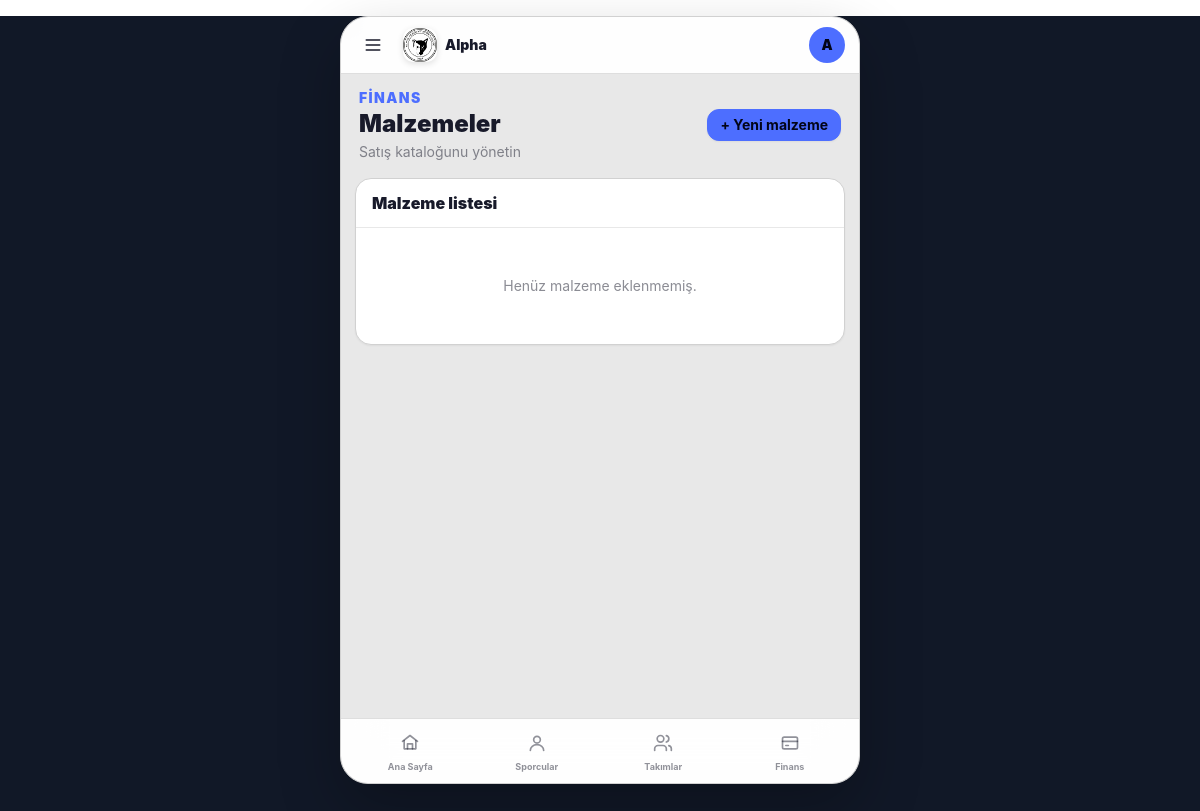
Page /finance/equipment/ (signed in) on the earlier database version.
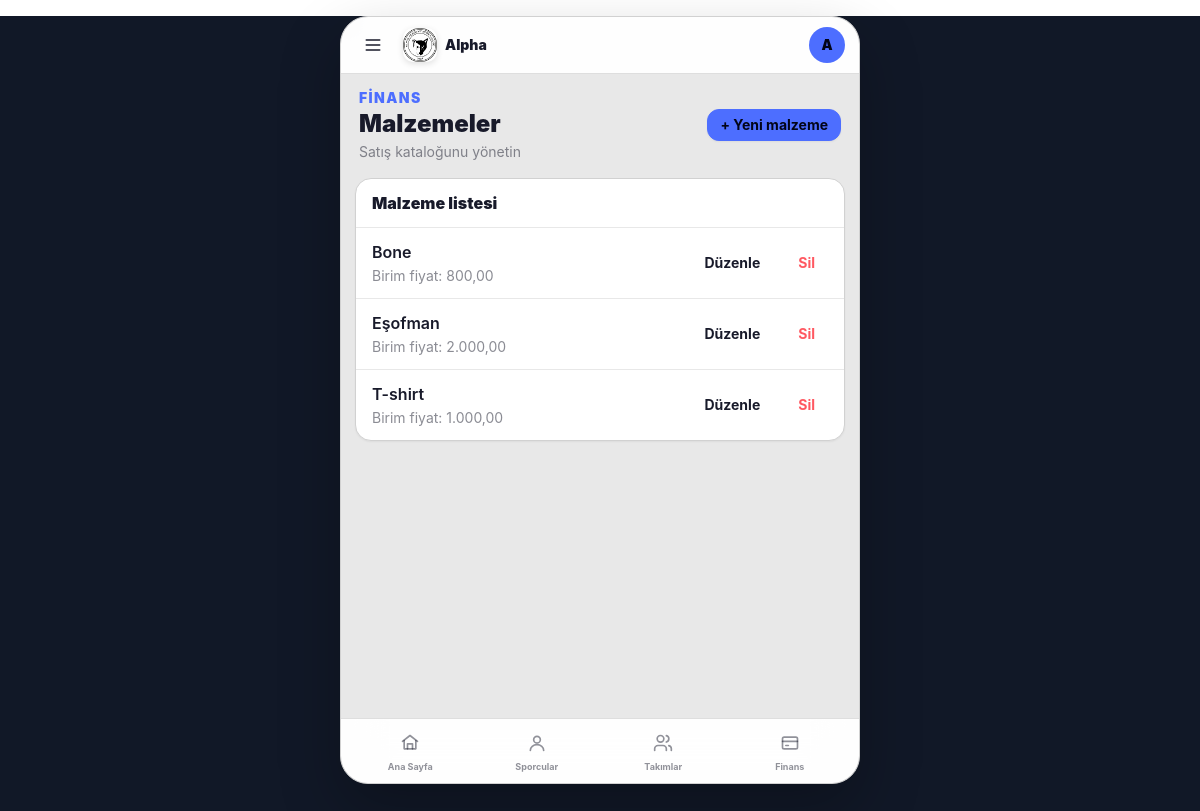
Same page on the later database version.
### users/models.py (models this page shows, shortened)
class User(AbstractUser):
    class Role(models.TextChoices):
        PARENT = 'parent', 'Veli'
        ADMIN = 'admin', 'Yönetici'
        COACH = 'coach', 'Antrenör'
        FINANCE = 'finance', 'Mali İşler'
    email = models.EmailField(unique=True, verbose_name="E-posta Adresi")
    role = models.CharField(
        max_length=20,
        choices=Role.choices,
        default=Role.PARENT,
        verbose_name="Kullanıcı Rolü"
    )
    phone_number = models.CharField(max_length=15, blank=True, null=True, verbose_name="Telefon Numarası")
    tc_identity = models.CharField(max_length=11, blank=True, null=True, verbose_name="T.C. Kimlik No")
    USERNAME_FIELD = 'email'
    REQUIRED_FIELDS = ['username', 'first_name', 'last_name']
    class Meta:
        verbose_name = "Kullanıcı"
        verbose_name_plural = "Kullanıcılar"

### finance/models.py (models this page shows, shortened)
class Equipment(models.Model):
    name = models.CharField(max_length=150, unique=True, verbose_name="Malzeme Türü")
    price = models.IntegerField(verbose_name="Fiyat")
    class Meta:
        verbose_name = "Malzeme"
        verbose_name_plural = "Malzemeler"
        ordering = ['name']

### finance/views.py (the view)
# urls.py: path('equipment/', views.equipment_list, name='equipment-list'),
@login_required
def equipment_list(request):
    return render(request, 'finance/equipment_list.html', {
        'equipments': Equipment.objects.all(),
        'form': EquipmentForm(),
    })

### templates/finance/equipment_list.html (shortened to what this page needs)
{% extends "base.html" %}
{% block content %}
<div class="w-full space-y-4">
    <header class="flex items-center justify-between px-1">
        <div>
            <p class="text-xs font-black uppercase tracking-widest text-primary">Finans</p>
            <h1 class="text-2xl font-black text-base-content">Malzemeler</h1>
            <p class="mt-0.5 text-sm text-base-content/50">Satış kataloğunu yönetin</p>
        </div>
        <a href="{% url 'equipment-create' %}" class="btn btn-primary btn-sm rounded-xl font-bold">+ Yeni malzeme</a>
    </header>
    <section class="overflow-hidden rounded-2xl border border-base-300 bg-base-100 shadow-sm">
        <div class="border-b border-base-200 px-4 py-3">
            <h2 class="text-base font-black">Malzeme listesi</h2>
        </div>
        {% if equipments %}
            <div class="divide-y divide-base-200">
                {% for equipment in equipments %}
                    <div class="flex items-center gap-3 px-4 py-3">
                        <div class="min-w-0 flex-1">
                            <p class="truncate text-base font-semibold">{{ equipment.name }}</p>
                            <p class="mt-0.5 text-sm text-base-content/50">Birim fiyat: {{ equipment.price|floatformat:2 }}</p>
                        </div>
                        <a href="{% url 'equipment-update' equipment.pk %}" class="btn btn-ghost btn-sm rounded-lg text-xs font-bold">Düzenle</a>
                        <form method="post" action="{% url 'equipment-delete' equipment.pk %}" onsubmit="return confirm('Bu malzeme silinsin mi?');">
                            <button type="submit" class="btn btn-ghost btn-sm rounded-lg text-xs font-bold text-error">Sil</button>
                        </form>
                    </div>
                {% endfor %}
            </div>
        {% else %}
            <div class="px-4 py-12 text-center text-sm text-base-content/50">Henüz malzeme eklenmemiş.</div>
        {% endif %}
    </section>
</div>
{% endblock %}

### templates/base.html (shortened to what this page needs)
<!DOCTYPE html>
<html lang="tr" data-theme="corporate">
<head>
    <link
        href="https://cdn.jsdelivr.net/npm/daisyui@4.12.10/dist/full.min.css"
        rel="stylesheet"
        type="text/css"
    >
    <script src="https://cdn.tailwindcss.com"></script>
</head>
<body
    class="select-none antialiased"
    hx-headers='{"X-CSRFToken": "{{ csrf_token }}"}'
>
<div class="app">
    <header class="app-header">
        <div class="header-inner">
            <div class="flex min-w-0 items-center">
                <div class="dropdown">
                    <label
                        tabindex="0"
                        class="header-button cursor-pointer"
                        aria-label="Menüyü aç"
                    >
                        <svg
                            class="h-5 w-5"
                            viewBox="0 0 24 24"
                            fill="none"
                            stroke="currentColor"
                            stroke-width="2"
                            stroke-linecap="round"
                        >
                            <path d="M4 6h16"/>
                            <path d="M4 12h16"/>
                            <path d="M4 18h16"/>
                        </svg>
                    </label>
                </div>
                <a
                    href="{% url 'dashboard-index' %}"
                    class="ml-1 flex min-w-0 items-center gap-2 px-1.5"
                >
                    <img
                        src="/media/logos/fk1.png"
                        alt="Spor Kulübü"
                        class="app-logo"
                    >
                    <span class="truncate text-sm font-black">
                        Alpha
                    </span>
                </a>
            </div>
            <div class="dropdown dropdown-end">
                <label
                    tabindex="0"
                    class="
                        header-button
                        avatar
                        placeholder
                        cursor-pointer
                    "
                    aria-label="Kullanıcı menüsü"
                >
                    <div
                        class="
                            w-9
                            rounded-full
                            bg-primary
                            text-xs
                            font-black
                            text-primary-content
                        "
                    >
                        <span>
                            {{request.user.first_name|first|default:request.user.username|first|upper}}
                        </span>
                    </div>
                </label>
            </div>
        </div>
    </header>
    <main class="app-content">
        {% block content %}
        {% endblock %}
    </main>
<nav class="bottom-nav">
    <div class="bottom-nav-inner">
        <a
            href="{% url 'dashboard-index' %}"
            class="
                bottom-nav-item
            "
        >
            <span class="nav-icon">
                <svg
                    viewBox="0 0 24 24"
                    fill="none"
                    stroke="currentColor"
                    stroke-width="2"
                    stroke-linecap="round"
                    stroke-linejoin="round"
                >
                    <path d="m3 10 9-7 9 7"/>
                    <path d="M5 9v10h14V9"/>
                    <path d="M9 19v-6h6v6"/>
                </svg>
            </span>
            <span>Ana Sayfa</span>
        </a>
        <a
            href="{% url 'athlete-manage-list' %}"
            class="
                bottom-nav-item
            "
        >
            <span class="nav-icon">
                <svg
                    viewBox="0 0 24 24"
                    fill="none"
                    stroke="currentColor"
                    stroke-width="2"
                    stroke-linecap="round"
                    stroke-linejoin="round"
                >
                    <circle
                        cx="12"
                        cy="8"
                        r="4"
                    />
                    <path
                        d="M4 21c0-4 3.5-7 8-7s8 3 8 7"
                    />
                </svg>
            </span>
            <span>Sporcular</span>
        </a>
        <a
            href="{% url 'team-list' %}"
            class="
                bottom-nav-item
            "
        >
            <span class="nav-icon">
                <svg
                    viewBox="0 0 24 24"
                    fill="none"
                    stroke="currentColor"
                    stroke-width="2"
                    stroke-linecap="round"
                    stroke-linejoin="round"
                >
                    <path d="M16 21v-2a4 4 0 0 0-4-4H6a4 4 0 0 0-4 4v2"/>
                    <circle
                        cx="9"
                        cy="7"
                        r="4"
                    />
                    <path d="M22 21v-2a4 4 0 0 0-3-3.87"/>
                    <path d="M16 3.13a4 4 0 0 1 0 7.75"/>
                </svg>
            </span>
            <span>Takımlar</span>
        </a>
        <a
            href="{% url 'finance-dashboard' %}"
            class="
                bottom-nav-item
            "
        >
            <span class="nav-icon">
                <svg
                    viewBox="0 0 24 24"
                    fill="none"
                    stroke="currentColor"
                    stroke-width="2"
                    stroke-linecap="round"
                    stroke-linejoin="round"
                >
                    <rect
                        x="3"
                        y="5"
                        width="18"
                        height="14"
                        rx="2"
                    />
                    <path d="M3 10h18"/>
                    <path d="M7 15h3"/>
                </svg>
            </span>
            <span>Finans</span>
        </a>
    </div>
</nav>
</div>
</body>
</html>

### templates/base.html (style rules this page uses)
* { -webkit-tap-highlight-color: transparent; -webkit-touch-callout: none; }
html, body { width: 100%; height: 100%; margin: 0; padding: 0; }
[class~="text-[11px]"], [class~="text-xs"] { font-size: 0.875rem !important; line-height: 1.25rem !important; }
body { overflow: hidden; background: #111827; overscroll-behavior: none; font-family: -apple-system, BlinkMacSystemFont, "Segoe UI", Roboto, Helvetica, Arial, sans-serif; }
button, a, label { touch-action: manipulation; }
.app { width: 100%; height: 100dvh; max-width: 520px; display: flex; flex-direction: column; overflow: hidden; margin: 0 auto; background: oklch(var(--b2)); }
@media (min-width: 768px) { .app { height: calc(100dvh - 32px); margin-top: 16px; margin-bottom: 16px; border: 1px solid oklch(var(--b3)); border-radius: 28px; overflow: hidden; box-shadow: 0 25px 60px rgba(0, 0, 0, .25); } }
.app-header { flex-shrink: 0; padding-top: env(safe-area-inset-top); background: oklch(var(--b1) / .94); backdrop-filter: blur(18px); -webkit-backdrop-filter: blur(18px); border-bottom: 1px solid oklch(var(--b3) / .7); z-index: 40; }
.header-inner { height: 56px; display: flex; align-items: center; justify-content: space-between; padding: 0 12px; }
.header-button { width: 40px; height: 40px; display: flex; align-items: center; justify-content: center; border-radius: 50%; transition: background .15s ease, transform .1s ease; }
.app-logo { width: 34px; height: 34px; flex-shrink: 0; border-radius: 10px; object-fit: cover; box-shadow: 0 2px 6px rgba(0, 0, 0, .12); }
.app-content { flex: 1; min-height: 0; overflow-x: hidden; overflow-y: auto; -webkit-overflow-scrolling: touch; overscroll-behavior-y: contain; padding: 14px; padding-bottom: 20px; }
.app-content { scrollbar-width: none; }
.bottom-nav { flex-shrink: 0; padding-bottom: env(safe-area-inset-bottom); background: oklch(var(--b1) / .96); backdrop-filter: blur(20px); font-size: 12px; border-top: 1px solid oklch(var(--b3) / .7); z-index: 40; }
.bottom-nav-inner { height: 64px; display: grid; grid-template-columns: repeat(4, minmax(0, 1fr)); padding: 4px 6px; }
.bottom-nav-item { display: flex; flex-direction: column; align-items: center; justify-content: center; gap: 2px; border-radius: 14px; color: oklch(var(--bc) / .48); font-size: 9px; font-weight: 700; text-decoration: none; transition: background .15s ease, color .15s ease, transform .1s ease; }
.nav-icon { width: 38px; height: 30px; display: flex; align-items: center; justify-content: center; border-radius: 11px; transition: background .15s ease; }
.nav-icon svg { width: 20px; height: 20px; }
input, select, textarea, button { -webkit-appearance: none; }

Differences in the rows shown:
added Equipment: name "Bone", price "800,00"
added Equipment: name "Eşofman", price "2.000,00"
added Equipment: name "T-shirt", price "1.000,00"
Other differences:
text no longer shown: "Henüz malzeme eklenmemiş."
